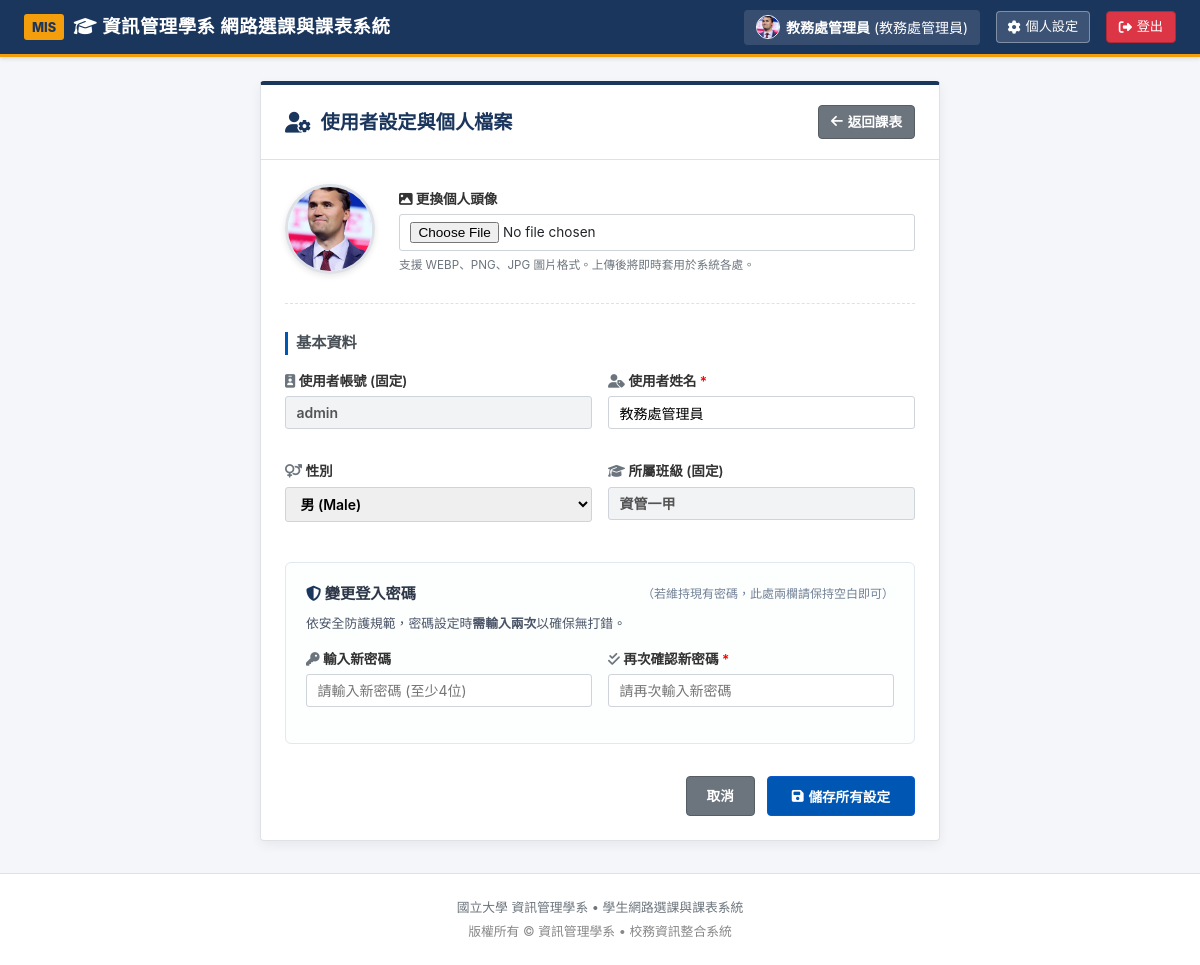
Page /settings/ (signed in) on the committed database.
### pages/models.py (models this page shows, shortened)
class UserProfile(models.Model):
    GENDER_CHOICES = [
        ('M', '男'),
        ('F', '女'),
        ('O', '其他'),
    ]
    ROLE_CHOICES = [
        ('STUDENT', '學生'),
        ('TEACHER', '教師'),
        ('ADMIN', '教務管理員'),
    ]
    user = models.OneToOneField(User, on_delete=models.CASCADE, related_name='profile', verbose_name="使用者帳號")
    role = models.CharField(max_length=10, choices=ROLE_CHOICES, default='STUDENT', verbose_name="身分角色")
    gender = models.CharField(max_length=10, choices=GENDER_CHOICES, default='M', verbose_name="性別")
    student_id = models.CharField(max_length=20, blank=True, default="", verbose_name="學號")
    student_class = models.CharField(max_length=50, default="資管一甲", verbose_name="班級")
    avatar = models.FileField(upload_to='avatars/', blank=True, null=True, verbose_name="個人頭像")
    updated_at = models.DateTimeField(auto_now=True, verbose_name="最後更新時間")
    class Meta:
        verbose_name = "個人設定"
        verbose_name_plural = "個人設定列表"
    @property
    def avatar_url(self):
        if self.avatar:
            try:
                return self.avatar.url
            except Exception:
                pass
        return '/static/image/preview.webp'

### pages/views.py (the view, shortened to what this page needs)
# urls.py: path('settings/', views.profile_settings, name='profile_settings'),
@login_required
def profile_settings(request):
    user = request.user
    profile, _ = UserProfile.objects.get_or_create(user=user)
    is_admin = user.is_staff or user.username == 'admin'
    return render(request, 'profile_settings.html', {'profile': profile, 'is_admin': is_admin})

### templates/profile_settings.html (shortened to what this page needs)
{% extends 'base.html' %}
{% load static %}
{% block content %}
<div style="max-width: 680px; margin: 1.5rem auto;">
    <div class="card-classic" style="border-top: 4px solid var(--univ-navy); box-shadow: 0 4px 12px rgba(0,0,0,0.06);">
        <div style="padding: 1.25rem 1.5rem; border-bottom: 1px solid var(--border-color); display: flex; align-items: center; justify-content: space-between;">
            <div style="display: flex; align-items: center; gap: 0.6rem;">
                <i class="fa-solid fa-user-gear" style="font-size: 1.3rem; color: var(--univ-navy);"></i>
                <h2 style="font-size: 1.2rem; font-weight: 700; color: var(--univ-navy); margin: 0;">使用者設定與個人檔案</h2>
            </div>
            <a href="{% url 'pages:index' %}" class="btn btn-secondary" style="font-size: 0.85rem; padding: 0.35rem 0.75rem;">
                <i class="fa-solid fa-arrow-left"></i> 返回課表
            </a>
        </div>
        <form action="{% url 'pages:profile_settings' %}" method="POST" enctype="multipart/form-data" id="profileForm" style="padding: 1.5rem;">
            <div style="display: flex; align-items: center; gap: 1.5rem; margin-bottom: 1.75rem; padding-bottom: 1.5rem; border-bottom: 1px dashed var(--border-color);">
                <div style="position: relative; text-align: center;">
                    <img id="avatarPreview" src="{{ profile.avatar_url }}?v={% now 'U' %}" alt="目前頭像"
                         style="width: 90px; height: 90px; border-radius: 50%; object-fit: cover; border: 3px solid #dee2e6; box-shadow: 0 2px 6px rgba(0,0,0,0.1);">
                </div>
                <div style="flex: 1;">
                    <label class="form-label" style="font-weight: 700;">
                        <i class="fa-solid fa-image"></i> 更換個人頭像
                    </label>
                    <input type="file" name="avatar" id="avatarInput" accept="image/*" class="form-control" style="font-size: 0.85rem;" onchange="previewSelectedAvatar(this)">
                    <small style="color: var(--text-muted); display: block; margin-top: 0.35rem;">
                        支援 WEBP、PNG、JPG 圖片格式。上傳後將即時套用於系統各處。
                    </small>
                </div>
            </div>
            <div style="margin-bottom: 1.5rem;">
                <div style="font-weight: 700; color: #495057; margin-bottom: 1rem; font-size: 0.95rem; border-left: 3px solid var(--univ-blue); padding-left: 0.5rem;">
                    基本資料
                </div>
                <div style="display: grid; grid-template-columns: 1fr 1fr; gap: 1rem;">
                    <div class="form-group">
                        <label class="form-label">
                            <i class="fa-solid fa-id-badge" style="color: #6c757d;"></i> 使用者帳號 (固定)
                        </label>
                        <input type="text" class="form-control" value="{{ request.user.username }}" disabled style="background-color: #f1f3f5; cursor: not-allowed; font-weight: 600;">
                    </div>
                    <div class="form-group">
                        <label class="form-label">
                            <i class="fa-solid fa-user-tag" style="color: #6c757d;"></i> 使用者姓名 <span style="color: red;">*</span>
                        </label>
                        <input type="text" name="first_name" class="form-control" value="{{ request.user.first_name }}" placeholder="請輸入姓名" required>
                    </div>
                    <div class="form-group">
                        <label class="form-label">
                            <i class="fa-solid fa-venus-mars" style="color: #6c757d;"></i> 性別
                        </label>
                        <select name="gender" class="form-control" style="font-weight: 600;">
                            <option value="M" {% if profile.gender == 'M' %}selected{% endif %}>男 (Male)</option>
                        </select>
                    </div>
                    <div class="form-group">
                        <label class="form-label">
                            <i class="fa-solid fa-graduation-cap" style="color: #6c757d;"></i> 所屬班級 (固定)
                        </label>
                        <input type="text" class="form-control" value="{{ profile.student_class|default:'資管一甲' }}" disabled style="background-color: #f1f3f5; cursor: not-allowed; font-weight: 600;">
                    </div>
                </div>
            </div>
            <div style="margin-bottom: 1.5rem; background: #fdfefe; border: 1px solid #e2e8f0; border-radius: 6px; padding: 1.25rem;">
                <div style="font-weight: 700; color: #2d3748; margin-bottom: 0.5rem; font-size: 0.95rem; display: flex; align-items: center; justify-content: space-between;">
                    <span>
                        <i class="fa-solid fa-shield-halved" style="color: var(--univ-navy);"></i> 變更登入密碼
                    </span>
                    <span style="font-size: 0.75rem; color: #718096; font-weight: normal;">
                        （若維持現有密碼，此處兩欄請保持空白即可）
                    </span>
                </div>
                <div style="font-size: 0.8rem; color: #4a5568; margin-bottom: 1rem;">
                    依安全防護規範，密碼設定時<strong>需輸入兩次</strong>以確保無打錯。
                </div>
                <div style="display: grid; grid-template-columns: 1fr 1fr; gap: 1rem;">
                    <div class="form-group">
                        <label class="form-label">
                            <i class="fa-solid fa-key" style="color: #6c757d;"></i> 輸入新密碼
                        </label>
                        <input type="password" name="new_password" id="newPassword" class="form-control" placeholder="請輸入新密碼 (至少4位)" oninput="checkPasswordMatch()">
                    </div>
                    <div class="form-group">
                        <label class="form-label">
                            <i class="fa-solid fa-check-double" style="color: #6c757d;"></i> 再次確認新密碼 <span style="color: red;">*</span>
                        </label>
                        <input type="password" name="confirm_password" id="confirmPassword" class="form-control" placeholder="請再次輸入新密碼" oninput="checkPasswordMatch()">
                    </div>
                </div>
            </div>
            <div style="display: flex; justify-content: flex-end; gap: 0.75rem; padding-top: 0.5rem;">
                <a href="{% url 'pages:index' %}" class="btn btn-secondary" style="padding: 0.55rem 1.25rem;">
                    取消
                </a>
                <button type="submit" class="btn btn-primary" style="padding: 0.55rem 1.5rem; font-weight: 600;">
                    <i class="fa-solid fa-floppy-disk"></i> 儲存所有設定
                </button>
            </div>
        </form>
    </div>
</div>
{% endblock %}

### templates/base.html (shortened to what this page needs)
{% load static %}
<!DOCTYPE html>
<html lang="zh-Hant">
<head>
    <link rel="stylesheet" href="https://cdnjs.cloudflare.com/ajax/libs/font-awesome/6.5.1/css/all.min.css">
    <link rel="stylesheet" href="{% static 'css/style.css' %}?v=20261021">
</head>
<body>
    <header class="navbar">
        <div class="nav-container">
            <a href="{% url 'pages:index' %}" class="nav-brand">
                <span class="brand-badge">MIS</span>
                <span class="brand-title">
                    <i class="fa-solid fa-graduation-cap"></i>
                    資訊管理學系 網路選課與課表系統
                </span>
            </a>
            <div class="nav-user-panel">
                {% if request.user.is_authenticated %}
                    <div class="user-identity-box">
                        <img src="{{ request.user.profile.avatar_url }}?v={% now 'U' %}" alt="頭像" class="user-avatar-nav">
                        {% if is_admin %}
                            <span><strong>{{ request.user.first_name|default:request.user.username }}</strong> (教務處管理員)</span>
                        {% elif request.user.profile.role == 'TEACHER' %}
                            <span><strong>{{ request.user.first_name|default:request.user.username }}</strong> 老師 (授課教師)</span>
                        {% else %}
                            <span><strong>{{ request.user.first_name|default:request.user.username }}</strong> ({{ request.user.profile.student_class|default:"資管一甲" }})</span>
                        {% endif %}
                    </div>
                    <a href="{% url 'pages:profile_settings' %}" class="btn-settings" title="個人設定">
                        <i class="fa-solid fa-gear"></i> 個人設定
                    </a>
                    <a href="{% url 'pages:logout' %}" class="btn-logout" title="登出系統">
                        <i class="fa-solid fa-right-from-bracket"></i> 登出
                    </a>
                {% endif %}
            </div>
        </div>
    </header>
    <main class="main-container">
        {% block content %}{% endblock %}
    </main>
    <footer class="footer">
        <p>國立大學 資訊管理學系 • 學生網路選課與課表系統</p>
        <p style="margin-top: 0.25rem; color: #888888;">
            版權所有 &copy; 資訊管理學系 • 校務資訊整合系統
        </p>
    </footer>
</body>
</html>

### html/css/style.css (style rules this page uses)
:root { --univ-navy: #1b365d; --univ-blue: #0056b3; --univ-blue-light: #e7f1ff; --univ-header: #24416b; --success: #198754; --success-light: #d1e7dd; --danger: #dc3545; --danger-light: #f8d7da; --warning: #b07d00; --warning-light: #fff3cd; --info: #0d6efd; --info-light: #cff4fc; --timetable-head-bg: #e2e3e5; --timetable-cell-bg: #fffde7; --timetable-border: #ced4da; --timetable-text: #212529; --bg-page: #f4f6f9; --bg-card: #ffffff; --border-color: #dee2e6; --border-dark: #ced4da; --text-main: #212529; --text-muted: #6c757d; --font-family: -apple-system, BlinkMacSystemFont, "Segoe UI", "Microsoft JhengHei", "微軟正黑體", Roboto, "Helvetica Neue", Arial, sans-serif; }
* { box-sizing: border-box; margin: 0; padding: 0; }
body { font-family: var(--font-family); background-color: var(--bg-page); color: var(--text-main); line-height: 1.5; font-size: 14px; }
.navbar { background: var(--univ-navy); color: #ffffff; padding: 0.6rem 1.5rem; border-bottom: 3px solid #f59e0b; box-shadow: 0 2px 4px rgba(0,0,0,0.1); }
.nav-container { max-width: 1300px; margin: 0 auto; display: flex; align-items: center; justify-content: space-between; flex-wrap: wrap; gap: 0.75rem; }
.nav-brand { display: flex; align-items: center; gap: 0.6rem; text-decoration: none; color: #ffffff; }
.brand-badge { background: #f59e0b; color: #1b365d; font-weight: 800; font-size: 0.8rem; padding: 0.2rem 0.5rem; border-radius: 3px; }
.brand-title { font-size: 1.15rem; font-weight: 700; letter-spacing: 0.5px; }
.nav-user-panel { display: flex; align-items: center; gap: 1rem; }
.user-identity-box { display: flex; align-items: center; gap: 0.4rem; background: rgba(255, 255, 255, 0.12); padding: 0.35rem 0.75rem; border-radius: 4px; font-size: 0.875rem; color: #ffffff; }
.btn-logout { background: #dc3545; color: #ffffff; border: 1px solid #b02a37; padding: 0.3rem 0.75rem; font-size: 0.825rem; border-radius: 4px; text-decoration: none; display: inline-flex; align-items: center; gap: 0.3rem; transition: background 0.15s ease; }
.main-container { max-width: 1300px; margin: 1.25rem auto; padding: 0 1rem; }
.card-classic { background: #ffffff; border: 1px solid var(--border-color); border-radius: 4px; margin-bottom: 1.5rem; box-shadow: 0 1px 3px rgba(0,0,0,0.05); }
.btn { display: inline-flex; align-items: center; justify-content: center; gap: 0.3rem; padding: 0.4rem 0.85rem; font-size: 0.85rem; font-weight: 600; border-radius: 4px; cursor: pointer; border: 1px solid transparent; text-decoration: none; transition: all 0.15s ease; }
.btn-primary { background-color: var(--univ-blue); color: #ffffff; border-color: #0a58ca; }
.btn-secondary { background-color: #6c757d; color: #ffffff; border-color: #565e64; }
.form-group { margin-bottom: 1rem; }
.form-label { display: block; font-size: 0.85rem; font-weight: 600; margin-bottom: 0.3rem; color: #333333; }
.form-control { width: 100%; padding: 0.45rem 0.65rem; border: 1px solid #ced4da; border-radius: 3px; font-size: 0.875rem; font-family: inherit; }
.footer { text-align: center; padding: 1.5rem 1rem; color: #6c757d; font-size: 0.8rem; border-top: 1px solid var(--border-color); margin-top: 2rem; background: #ffffff; }

### rows in the picture
UserProfile: avatar_url (picture), gender "男 (Male)", student_class "資管一甲"

### other values in the picture
{{ request.user.first_name|default:request.user.username }} "教務處管理員"
